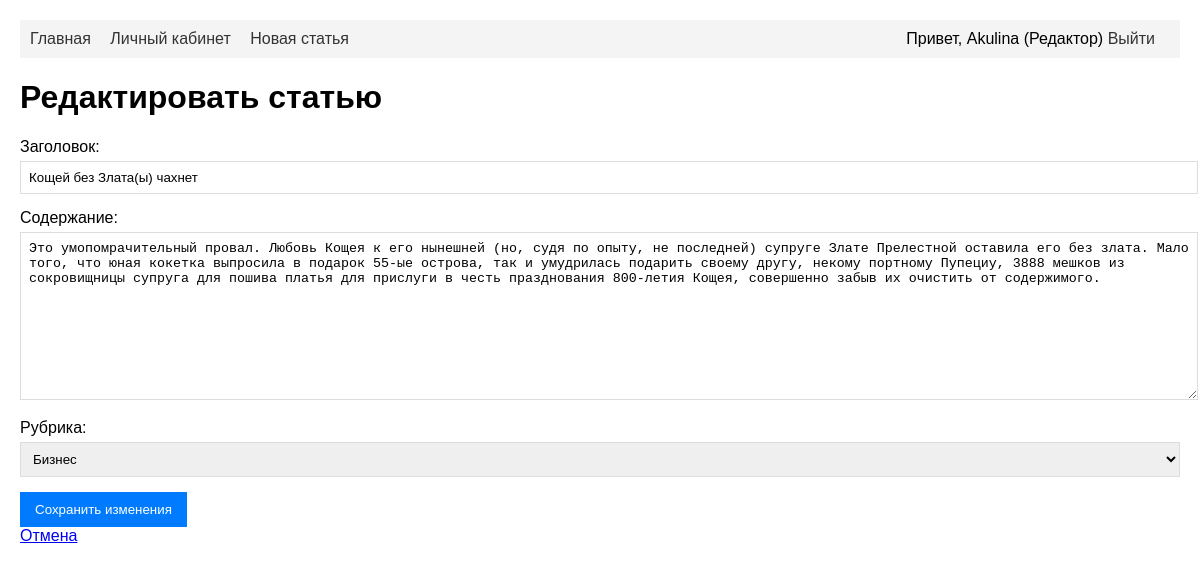
Screenshot of /articles/3/edit/ (signed in) with the database file from the repository.
### journal/models.py (models this page shows, shortened)
class User(AbstractUser):
    ROLE_OWNER = 'owner'
    ROLE_EDITOR = 'editor'
    ROLE_DESIGNER = 'designer'
    ROLE_AUTHOR = 'author'
    ROLE_CHOICES = [
        (ROLE_OWNER, 'Владелец'),
        (ROLE_EDITOR, 'Редактор'),
        (ROLE_DESIGNER, 'Дизайнер'),
        (ROLE_AUTHOR, 'Автор'),
    ]
    role = models.CharField(
        max_length=20,
        choices=ROLE_CHOICES,
        default=ROLE_AUTHOR,
        verbose_name='Роль'
    )
    bio = models.TextField(blank=True, verbose_name='Биография')
    phone = models.CharField(max_length=20, blank=True, verbose_name='Телефон')
    groups = models.ManyToManyField(
        'auth.Group',
        verbose_name='groups',
        blank=True,
        help_text='The groups this user belongs to. A user will get all permissions granted to each of their groups.',
        related_name="journal_user_set",
        related_query_name="journal_user",
    )
    user_permissions = models.ManyToManyField(
        'auth.Permission',
        verbose_name='user permissions',
        blank=True,
        help_text='Specific permissions for this user.',
        related_name="journal_user_set",
        related_query_name="journal_user",
    )
    def is_editor(self):
        return self.role == self.ROLE_EDITOR or self.is_owner()
    class Meta:
        verbose_name = 'Пользователь'
        verbose_name_plural = 'Пользователи'

class Article(models.Model):
    DRAFT = 'draft'
    UNDER_REVIEW = 'under_review'
    APPROVED = 'approved'
    PUBLISHED = 'published'
    STATUS_CHOICES = [
        (DRAFT, 'Черновик'),
        (UNDER_REVIEW, 'На проверке'),
        (APPROVED, 'Одобрено'),
        (PUBLISHED, 'Опубликовано'),
    ]
    title = models.CharField(max_length=200, verbose_name='Заголовок')
    content = models.TextField(verbose_name='Содержание')
    author = models.ForeignKey(User, on_delete=models.CASCADE, verbose_name='Автор')
    category = models.ForeignKey(
        Category,
        on_delete=models.SET_NULL,
        null=True,
        blank=True,
        verbose_name='Рубрика'
    )
    status = models.CharField(
        max_length=20,
        choices=STATUS_CHOICES,
        default=DRAFT,
        verbose_name='Статус'
    )
    created_at = models.DateTimeField(auto_now_add=True, verbose_name='Дата создания')
    updated_at = models.DateTimeField(auto_now=True, verbose_name='Дата обновления')
    objects = ArticleManager()
    class Meta:
        verbose_name = 'Статья'
        verbose_name_plural = 'Статьи'

### journal/views.py (the view)
# urls.py: path('articles/<int:article_id>/edit/', views.edit_article, name='edit_article'),
@login_required
def edit_article(request, article_id):
    article = get_object_or_404(Article, id=article_id)
    if not (request.user.is_editor() or article.author == request.user):
        messages.error(request, 'У вас нет прав для редактирования этой статьи.')
        return redirect('dashboard')
    if request.method == 'POST':
        form = ArticleForm(request.POST, instance=article)
        if form.is_valid():
            form.save()
            messages.success(request, 'Статья успешно обновлена!')
            return redirect('article_detail', article_id=article.id)
    else:
        form = ArticleForm(instance=article)
    return render(request, 'journal/edit_article.html', {'form': form, 'article': article})

### journal/forms.py
class ArticleForm(forms.ModelForm):
    class Meta:
        model = Article
        fields = ['title', 'content', 'category']
        widgets = {
            'title': forms.TextInput(attrs={'class': 'form-control', 'placeholder': 'Введите заголовок'}),
            'content': forms.Textarea(attrs={'class': 'form-control', 'rows': 10, 'placeholder': 'Введите содержание статьи'}),
            'category': forms.Select(attrs={'class': 'form-control'}),
        }
    def __init__(self, *args, **kwargs):
        super().__init__(*args, **kwargs)
        self.fields['category'].empty_label = "Выберите рубрику"

### journal/models.py (called while the page is built)
    def __str__(self):
        return self.name

### journal/templates/journal/edit_article.html (shortened to what this page needs)
{% extends 'journal/base.html' %}
{% block content %}
<h1>Редактировать статью</h1>
<form method="post">
    <div class="form-group">
        <label for="id_title">Заголовок:</label>
        {{ form.title }}
    </div>
    <div class="form-group">
        <label for="id_content">Содержание:</label>
        {{ form.content }}
    </div>
    <div class="form-group">
        <label for="id_category">Рубрика:</label>
        {{ form.category }}
    </div>
    <button type="submit">Сохранить изменения</button>
</form>
<a href="{% url 'article_detail' article.id %}">Отмена</a>
{% endblock %}

### journal/templates/journal/base.html (shortened to what this page needs)
<!DOCTYPE html>
<html lang="ru">
<head>
</head>
<body>
    <nav>
    <a href="{% url 'home' %}">Главная</a>
    {% if user.is_authenticated %}
        <a href="{% url 'dashboard' %}">Личный кабинет</a>
        <a href="{% url 'create_article' %}">Новая статья</a>
        <span style="float: right;">
            Привет, {{ user.username }} ({{ user.get_role_display }})
            <a href="{% url 'logout' %}">Выйти</a>
        </span>
    {% else %}
        <a href="{% url 'login' %}">Войти</a>
        <a href="{% url 'admin:login' %}">Админка</a>
    {% endif %}
</nav>
    <main>
        {% block content %}
        {% endblock %}
    </main>
</body>
</html>

### journal/templates/journal/base.html (style rules this page uses)
body { font-family: Arial, sans-serif; margin: 0; padding: 20px; }
nav { background: #f4f4f4; padding: 10px; margin-bottom: 20px; }
nav a { margin-right: 15px; text-decoration: none; color: #333; }
.form-group { margin-bottom: 15px; }
label { display: block; margin-bottom: 5px; }
input, textarea, select { width: 100%; padding: 8px; border: 1px solid #ddd; }
button { background: #007bff; color: white; padding: 10px 15px; border: none; cursor: pointer; }

### rows the page displays
User: username "Akulina", role "Редактор"
Article: title "Кощей без Злата(ы) чахнет", content "Это умопомрачительный провал. Любовь Кощея к его нынешней (но, судя по опыту, не последней) супруге Злате Прелестной оставила его без злата. Мало того, что юная кокетка выпросила в подарок 55-ые острова, так и умудрилась подарить своему другу, некому портному Пупециу, 3888 мешков из сокровищницы супруга для пошива платья для прислуги в честь празднования 800-летия Кощея, совершенно забыв их очистить от содержимого.", category "Бизнес"
